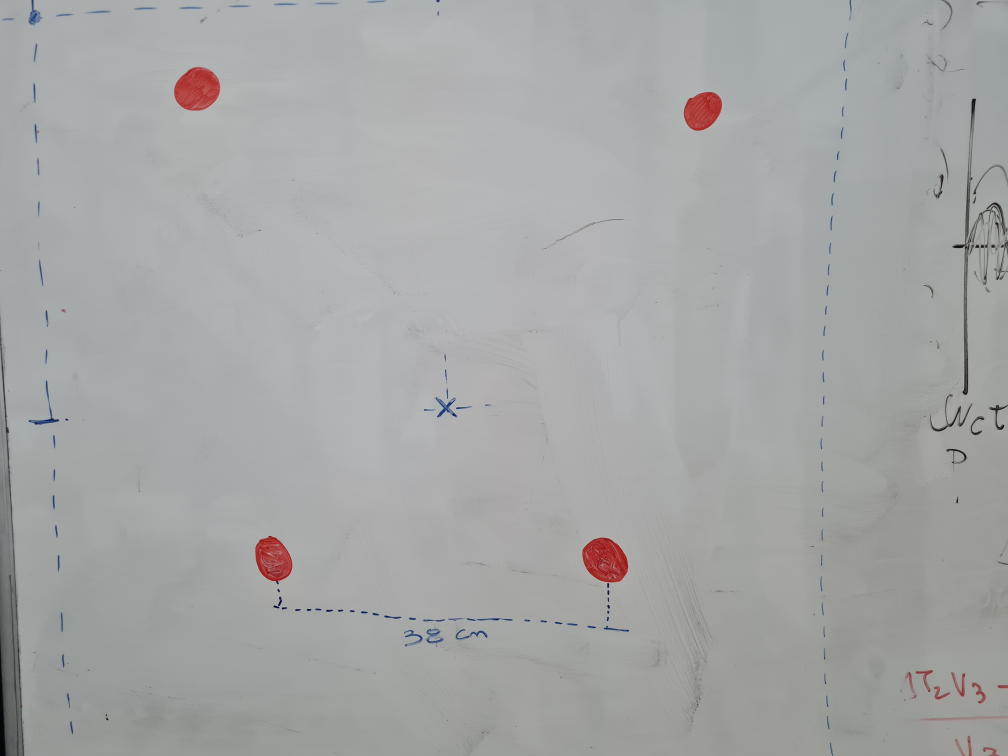
#> input picture test_perspectiva/puntous.jpg, 4032 x 3024 px, given in place of the camera (shown at 1/4 size)
$ python camara_test.py
#> lines starting #> are read from the running program, lines starting #| are printed output that depends on the picture; after the words box and inside, x2 and y2 are one past the last pixel; in counts of white or black regions, pixels touching at a corner belong together; long printed decimals are rounded
#!/usr/bin/env python3
# -*- coding: utf-8 -*-
"""
Created on Fri Jun 30 15:39:40 2023

@author: imano-oh
"""

import cv2
import numpy as np
import numpy.linalg as npla
from operator import itemgetter, attrgetter

low_red = np.array([159, 50, 70])
high_red = np.array([180, 255, 255])

rojo = (low_red, high_red, "Rojo")

def detectar_rojo(frame, color):

    hsv = cv2.cvtColor(frame, cv2.COLOR_BGR2HSV)
    mask = cv2.inRange(hsv, color[0], color[1])
    contours, hierarchy = cv2.findContours(mask, cv2.RETR_EXTERNAL, cv2.CHAIN_APPROX_SIMPLE)

    contours_sorted = sorted(contours, key=cv2.contourArea, reverse=True)[:4]

    for i in contours_sorted:
        area = cv2.contourArea(i)
        nuevoContorno = cv2.convexHull(i)
        cv2.drawContours(frame, [nuevoContorno], -1, (200,5,255), 2)

    return contours_sorted

def ordenar_puntos(puntos):

    # Separo de a dos: los de y mas chico (que mas arriba estan) y los de y mas grande (mas abajo)
    puntos_inferior = sorted(puntos, key=itemgetter(1), reverse=True)[:2]
    puntos_superior = sorted(puntos, key=itemgetter(1))[:2]

    # Ordeno segun la distancia en x respecto al origen (ordeno de izquierda a derecha)
    puntos_inferior = sorted(puntos_inferior, key=itemgetter(0))
    puntos_superior = sorted(puntos_superior, key=itemgetter(0))

    puntos_ordenados = puntos_superior + puntos_inferior

    return puntos_ordenados

def interseccion(puntos):

    puntos_ordenados = ordenar_puntos(puntos)
    p1 = puntos_ordenados[0]
    p2 = puntos_ordenados[3]
    p3 = puntos_ordenados[2]
    p4 = puntos_ordenados[1]

    # Definir las ecuaciones de las rectas en la forma ax + by = c
    a1, b1, c1 = p2[1] - p1[1], p1[0] - p2[0], p1[0] * (p2[1] - p1[1]) - p1[1] * (p2[0] - p1[0])
    a2, b2, c2 = p4[1] - p3[1], p3[0] - p4[0], p3[0] * (p4[1] - p3[1]) - p3[1] * (p4[0] - p3[0])

    # Construir el sistema de ecuaciones lineales
    sistema_ecuaciones = np.array([[a1, b1], [a2, b2]])
    terminos_independientes = np.array([c1, c2])

    # Resolver el sistema de ecuaciones
    try:
        interseccion = np.linalg.solve(sistema_ecuaciones, terminos_independientes)
        return tuple(interseccion)
    except np.linalg.LinAlgError:
        # Las rectas son paralelas y no tienen intersección
        return None

def centros(frame, cont):

    M = []
    if len(cont) >= 4:
        for c in cont:
            # Calcular centro de cada contorno
            Mc = cv2.moments(c)
            if Mc['m00'] == 0:
                cx = 0
                cy = 0
            else:
                cx = int(Mc['m10'] / Mc['m00'])
                cy = int(Mc['m01'] / Mc['m00'])
            M.append((cx, cy))
        #print("M =", M)
    else:
        #print("M =", [(0, 0), (0, 0), (0,0), (0,0)])
        M = [(0, 0), (0, 0), (0,0), (0,0)]

    return M

def unwarp(img, puntos):

    h, w = img.shape[:2]

    puntos_ordenados = ordenar_puntos(puntos)

    src = np.float32([puntos_ordenados[0],
                      puntos_ordenados[1],
                      puntos_ordenados[2],
                      puntos_ordenados[3]])

    # print("Dimensiones wxh", w, "x", h)
    dst = np.float32([(w, 0),
                    (0, 0),
                    (w, h),
                    (0, h)])

    # use cv2.getPerspectiveTransform() to get M, the transform matrix, and Minv, the inverse
    M = cv2.getPerspectiveTransform(src, dst)

    print("Matriz de transformacion A:\n", M, "\n")
    # M_1 = npla.inv(M)
    # print("Matriz inversa:\n", M_1, "\n")

    # use cv2.warpPerspective() to warp your image to a top-down view
    warped = cv2.warpPerspective(img, M, (w, h), flags=cv2.INTER_LINEAR)

    return warped

def test_captura(cam):

#> called with cam = 0
    cap = cv2.VideoCapture(cam)
    try:
        w = cap.get(3)
        h = cap.get(4)
    except ValueError:
        w, h = 1, 1

    # print(w, h)

    while(True):

        ret, frame = cap.read()
#> frame is the input picture: shape (3024, 4032, 3); mean B, G, R 166.4, 166.7, 165.4

        if not ret:
            cap.release()
            cv2.destroyAllWindows()
            break

        contornos = detectar_rojo(frame, rojo)
#> in detectar_rojo, `hsv = cv2.cvtColor(frame, cv2.COLOR_BGR2HSV)`: hsv: shape (3024, 4032, 3); mean H, S, V 75, 6.9, 168.3
#> in detectar_rojo, `mask = cv2.inRange(hsv, color[0], color[1])`:
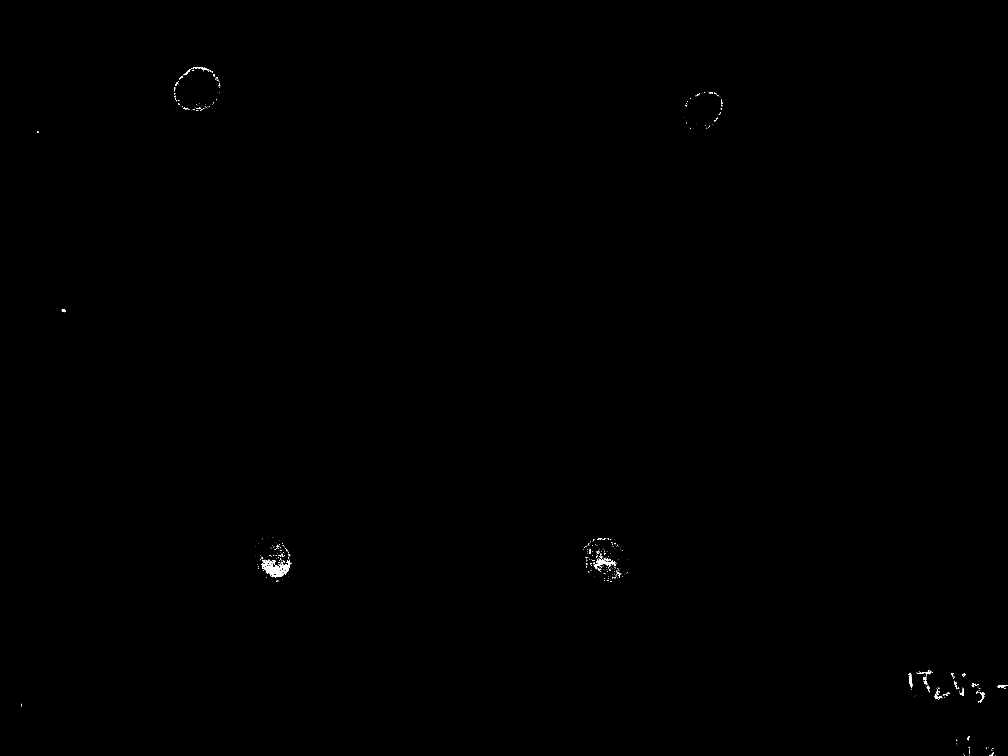
#> mask: shape (3024, 4032) (shown at 1/4 size); 0.08% white; 601 white regions (537 under 20 px)
#> in detectar_rojo, `contours, hierarchy = cv2.findContours(mask, cv2.RETR_EXTERNAL, cv2.CH..`: contours = 599 contours, 566 with area under 20; largest, box (x1, y1, x2, y2) and area: (1045, 2238, 1155, 2310) 3214, (2384, 2235, 2462, 2267) 630, (773, 268, 837, 282) 203, (3669, 2687, 3725, 2697) 164, (3912, 2768, 3939, 2809) 146
#> in detectar_rojo, `contours_sorted = sorted(contours, key=cv2.contourArea, reverse=True)[..`: contours_sorted = 4 contours; box (x1, y1, x2, y2) and area: (1045, 2238, 1155, 2310) 3214, (2384, 2235, 2462, 2267) 630, (773, 268, 837, 282) 203, (3669, 2687, 3725, 2697) 164
#> the loop in detectar_rojo, `for i in contours_sorted:` made 4 passes
#> area on passes 1 to 4: 3213.5, 629.5, 203, 164
#> contornos has the same summary as contours_sorted in detectar_rojo

        lista_de_puntos = centros(frame, contornos)
#> the loop in centros, `for c in cont:` made 4 passes
#> (cx, cy) on passes 1 to 4: (1100, 2277), (2416, 2250), (804, 272), (3699, 2691)
#> after the loop in centros, `for c in cont:`: M = [(1100, 2277), (2416, 2250), (804, 272), (3699, 2691)]
#> lista_de_puntos has the same summary as M in centros
        frame_cal = unwarp(frame, lista_de_puntos)
#> in ordenar_puntos, `puntos_inferior = sorted(puntos, key=itemgetter(1), reverse=True)[:2]`: puntos_inferior = [(3699, 2691), (1100, 2277)]
#> in ordenar_puntos, `puntos_superior = sorted(puntos, key=itemgetter(1))[:2]`: puntos_superior = [(804, 272), (2416, 2250)]
#> in ordenar_puntos, `puntos_inferior = sorted(puntos_inferior, key=itemgetter(0))`: puntos_inferior = [(1100, 2277), (3699, 2691)]
#> in ordenar_puntos, `puntos_ordenados = puntos_superior + puntos_inferior`: puntos_ordenados = [(804, 272), (2416, 2250), (1100, 2277), (3699, 2691)]
#> in unwarp, `src = np.float32([puntos_ordenados[0], puntos_ordenados[1], puntos_ord..`: src = [[804, 272], [2416, 2250], [1100, 2277], [3699, 2691]]
#> in unwarp, `M = cv2.getPerspectiveTransform(src, dst)`: M = [[1.05, -3.05, 4336.2], [0.821, -0.669, -477.9], [0.000359, -0.000772, 1]]
#| Matriz de transformacion A:
#|  [[ 1.04994875e+00 -3.05461281e+00  4.33620263e+03]
#|  [ 8.20741410e-01 -6.68875204e-01 -4.77942038e+02]
#|  [ 3.59176798e-04 -7.72174387e-04  1.00000000e+00]]
#> in unwarp, `warped = cv2.warpPerspective(img, M, (w, h), flags=cv2.INTER_LINEAR)`:
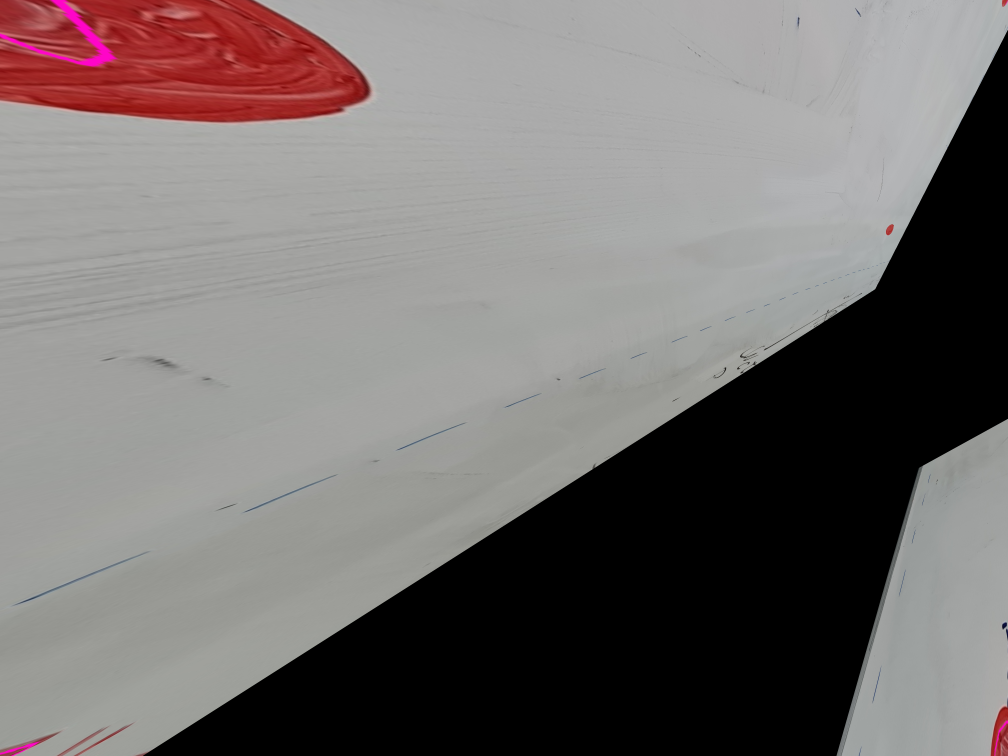
#> warped: shape (3024, 4032, 3) (shown at 1/4 size); mean B, G, R 111.6, 112.5, 118.2
        frame_cal = cv2.flip(frame_cal, 0)
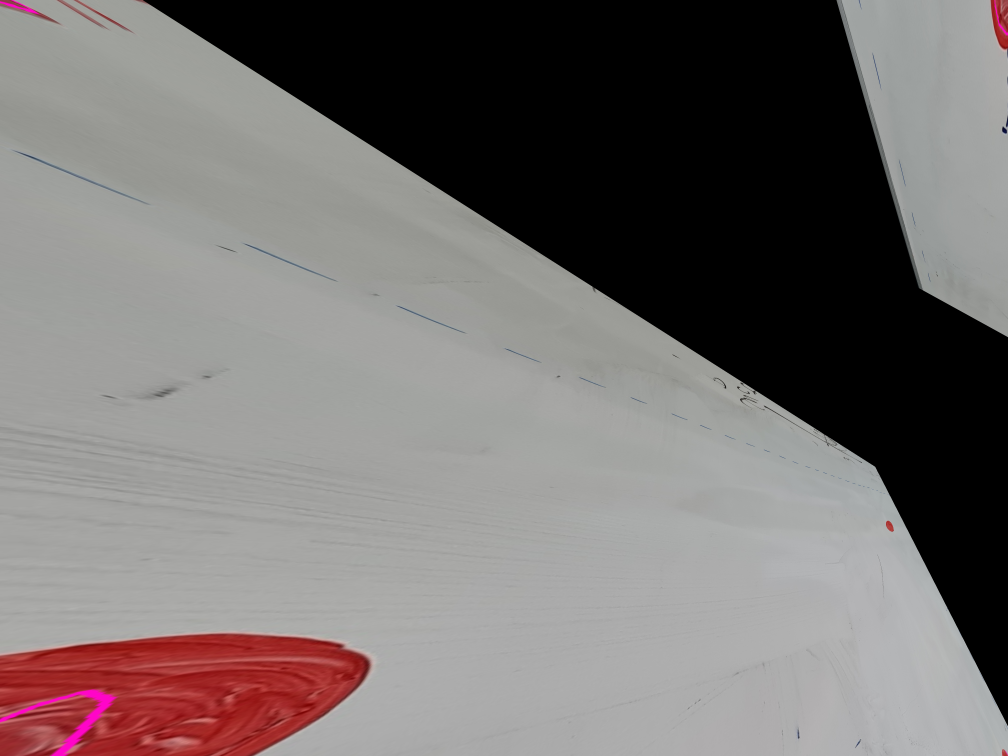
#> frame_cal: shape (3024, 4032, 3) (shown at 1/4 size); mean B, G, R 111.6, 112.5, 118.2

        #x = interseccion(lista_de_puntos[0], lista_de_puntos[3], lista_de_puntos[1], lista_de_puntos[2])
        x = interseccion(lista_de_puntos)
#> in interseccion, `p1 = puntos_ordenados[0]`: p1 = (804, 272)
#> in interseccion, `p2 = puntos_ordenados[3]`: p2 = (3699, 2691)
#> in interseccion, `p3 = puntos_ordenados[2]`: p3 = (1100, 2277)
#> in interseccion, `p4 = puntos_ordenados[1]`: p4 = (2416, 2250)
#> in interseccion, `a1, b1, c1 = p2[1] - p1[1], p1[0] - p2[0], p1[0] * (p2[1] - p1[1]) - p..`: a1 = 2419; b1 = -2895; c1 = 1157436
#> in interseccion, `a2, b2, c2 = p4[1] - p3[1], p3[0] - p4[0], p3[0] * (p4[1] - p3[1]) - p..`: a2 = -27; b2 = -1316; c2 = -3026232
#> in interseccion, `sistema_ecuaciones = np.array([[a1, b1], [a2, b2]])`: sistema_ecuaciones = [[2419, -2895], [-27, -1316]]
#> in interseccion, `terminos_independientes = np.array([c1, c2])`: terminos_independientes = [1157436, -3026232]
#> in interseccion, `interseccion = np.linalg.solve(sistema_ecuaciones, terminos_independie..`: interseccion = [3153.1, 2234.9]
#> x = (3153.1, 2234.9)
        if x != None:
            px_x = (int(x[0]), int(x[1]))
#> px_x = (3153, 2234)
            print("Interseccion:", x, px_x, "\n")
#| Interseccion: (3153.123, 2234.877) (3153, 2234)
            print("---------x---------\n")
        else:
            px_x = (0, 0)

        cv2.circle(frame, px_x, 3, (0, 255, 255), -1)
        cv2.putText(frame, f"{px_x}", px_x, cv2.FONT_HERSHEY_SIMPLEX, 0.6, (100, 220, 255), 2)

        cv2.putText(frame, f"M[0]", lista_de_puntos[0], cv2.FONT_HERSHEY_SIMPLEX, 0.5, (100, 220, 255), 2)
        cv2.putText(frame, f"M[1]", lista_de_puntos[1], cv2.FONT_HERSHEY_SIMPLEX, 0.5, (100, 220, 255), 2)
        cv2.putText(frame, f"M[2]", lista_de_puntos[2], cv2.FONT_HERSHEY_SIMPLEX, 0.5, (100, 220, 255), 2)
        cv2.putText(frame, f"M[3]", lista_de_puntos[3], cv2.FONT_HERSHEY_SIMPLEX, 0.5, (100, 220, 255), 2)

        cv2.circle(frame_cal, (int(w/2), int(h/2)), 3, (0, 255, 255), -1)
        cv2.putText(frame_cal, f"Centro", (int(w/2), int(h/2)), cv2.FONT_HERSHEY_SIMPLEX, 0.5, (100, 220, 255), 2)

        resized_frame = cv2.resize(frame_cal, (500, 500), interpolation = cv2.INTER_LINEAR)
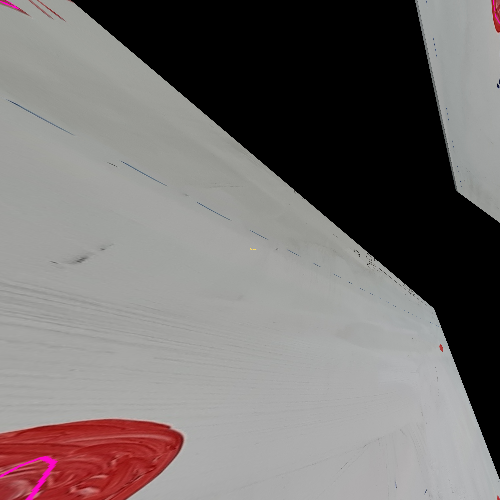
#> resized_frame: shape (500, 500, 3); mean B, G, R 111.5, 112.5, 118.1

        cv2.imshow('frame', frame)
        cv2.imshow('resized_frame', resized_frame)

        if cv2.waitKey(1) & 0xFF == ord('q'):
#> (key q is pressed here)
            break

test_captura(0)
# test_captura("/home/pi/Documents/pruba.mp4")

# HACER LAS MEDICIONES EN LA IMAGEN CONVERTIDA Y REESCALADA. ¿FUNCIONARÁ?
